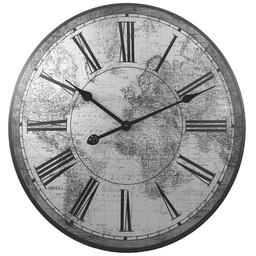
#> input picture Project 1/Task1_1/clock.jpg, 256 x 256 px
$ python Task_1.1.py   (older library calls are emulated)
#> lines starting #> are read from the running program, lines starting #| are printed output that depends on the picture
import numpy as np

import scipy.misc as msc


def read_intensity_image(file):
    """
    Reads an image file and flattens the color layers into a single gray-scale layer.
    Parameters
    ----------
    file : str or file object
        The file name or file object to be read.
    Returns
    -------
    f : ndarray
        The 2D array obtained by reading the image and casting to float type.
    """
#> called with file = 'clock.jpg'
    f = msc.imread(file, flatten=True).astype('float')
#> f: shape (256, 256) float64; min 11, max 255, mean 175.6
    return f


def write_intensity_image(f, file):
    """
    Saves the image under the given file name or file object.
    Parameters
    ----------
    file : str
        The file name or file object in which the image array to be written.
   f : ndarray
        The 2D image array to be written to the given file.
    """
    msc.toimage(f, cmin=0, cmax=255).save(file)


def draw_ring(image, rMin, rMax):
    """
    Draws a ring/disk coloured in black around the center of the given 2-D grayscale image.
    Parameters
    ----------
    image : ndarray
        2-D grayscale image.
    rMin : scalar
        minimum distance of the ring/disk to the center of the image.
    rMax : scalar
        maxumum distance of the ring/disk to the center of the image.

    Returns
    -------
    image : ndarray
        2-D grayscale image with a ring around the center.
    """
#> called with rMin = 20, rMax = 80
    width, height = image.shape[0], image.shape[1]
#> width = 256; height = 256
    center = (width/2, height/2)
#> center = (128, 128)
    y, x = np.ogrid[-center[1]:center[1], -center[0]:center[0]]  # open grid used to create the mask: -128:127
#> y = 256 values from -128 to 127
    dist = x ** 2 + y ** 2                                       # distance^2 matrix to the center
    mask = (dist <= rMax**2) & (dist >= rMin**2)                 # mask to be used as a boolean index
    image[mask] = 0.
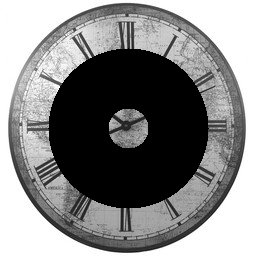
#> image: shape (256, 256) float64; min 0, max 255, mean 133.2
    return image


if __name__ == '__main__':
    ff = read_intensity_image('clock.jpg')          # read image in grayscale
    ff = draw_ring(ff, 20, 80)                      # draw a ring in the center of the image
    write_intensity_image(ff, 'task_1.1_out.jpg')   # save the image under the given file name
